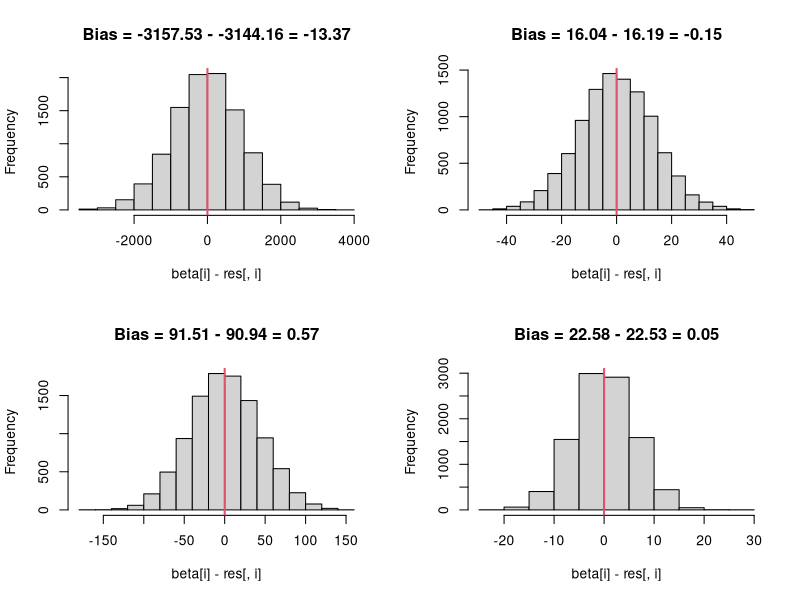
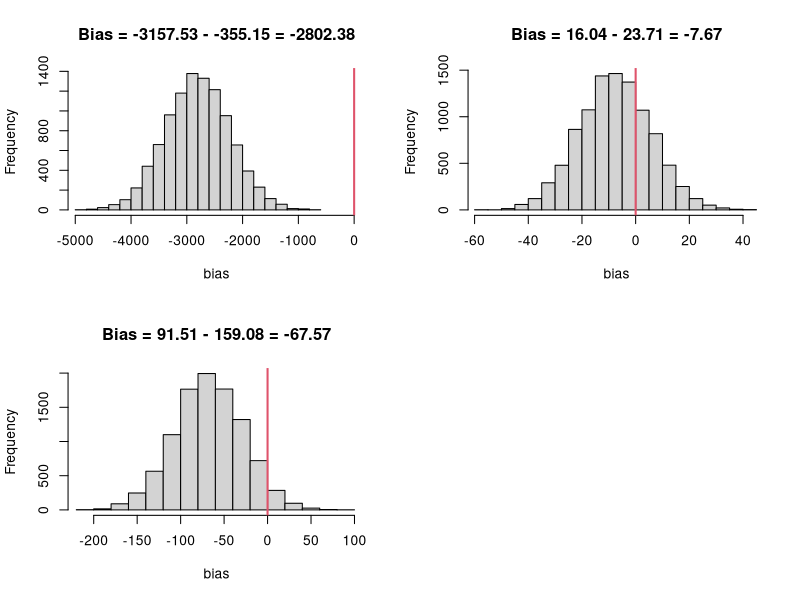
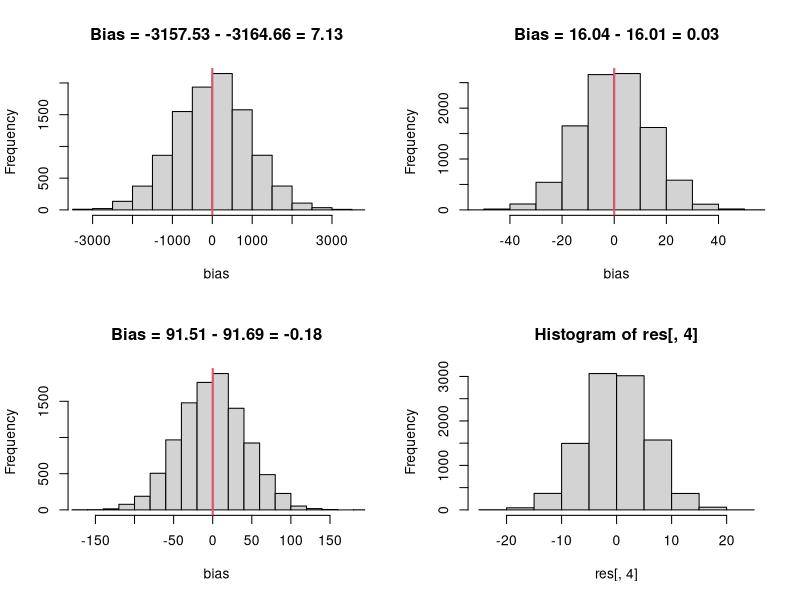
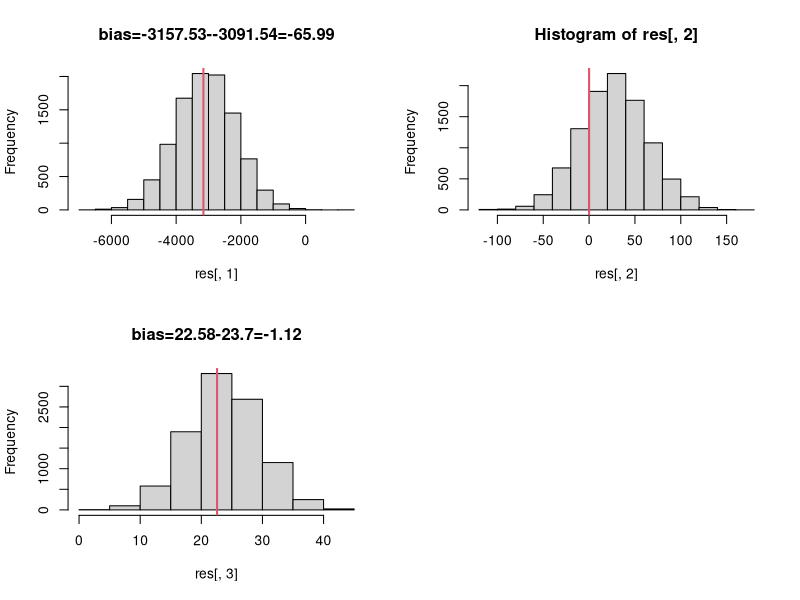

The R source for these figures, in order:
## ---- chunk 1
library(palmerpenguins)
## Remove NAs and take continuous variables
penguins <- subset(penguins, species == "Chinstrap")
peng <- penguins[complete.cases(penguins), c(3, 4, 5, 6)]
## Standardize the x values
#peng[, 1:3] <- apply(peng[, 1:3], 2, scale)
head(peng)
## ---- chunk 2
penglm <- lm(body_mass_g ~ ., data = peng)
beta <- coef(penglm)
sigma <- summary(penglm)$sigma

beta
sigma
## ---- chunk 3
X <- cbind(1, as.matrix(peng[, 1:3]))
n <- nrow(X)
body_mass_g <- X %*% beta + rnorm(n, 0, sigma)

unname(beta)
unname(coef(lm(body_mass_g ~ -1 + X)))
unname(coef(lm(body_mass_g ~ X[, -1])))
## ---- chunk 4
res <- matrix(ncol = 4, nrow = 0)
for (i in 1:10000) {
    body_mass_g <- X %*% beta + rnorm(n, 0, sigma)
    right_lm <- lm(body_mass_g ~ -1 + X)
    res <- rbind(res, unname(coef(right_lm)))
}

dim(res)
## ---- chunk 5
par(mfrow = c(2, 2))
for(i in 1:4) {
    hist(beta[i] - res[, i], 
        main =paste0("Bias = ",round(beta[i], 2), " - ", 
            round(mean(res[, i]), 2), " = ", 
            round(beta[i] - mean(res[, i]), 2)))
    abline(v = 0, col = 2, lwd = 2)
}
## ---- chunk 6
res_reduced <- matrix(ncol = 3, nrow = 0)
X_reduced <- X[, 1:3] # Still includes column of 1s
beta_reduced <- beta[1:3]
for (i in 1:10000) {
    # Simulate from the correct model
    body_mass_g <- X %*% beta + rnorm(n, 0, sigma)
    # Only estimate beta 0-3 (not beta4)
    wrong_lm <- lm(body_mass_g ~ -1 + X_reduced)
    res_reduced <- rbind(res_reduced, unname(coef(wrong_lm)))
}

dim(res_reduced)
## ---- chunk 7
par(mfrow = c(2, 2))
for(i in 1:3) {
    bias <- beta[i] - res_reduced[, i]
    hist(bias, 
        main =paste0("Bias = ",round(beta[i], 2), " - ", 
            round(mean(res_reduced[, i]), 2), " = ", 
            round(mean(bias), 2)),
        xlim = range(0, bias))
    abline(v = 0, col = 2, lwd = 2)
}
## ---- chunk 8
res <- matrix(ncol = 4, nrow = 0)
X_reduced <- X[, 1:3] # Still includes column of 1s
beta_reduced <- beta[1:3]
for (i in 1:10000) {
    # Simulate from the correct (smaller) model
    body_mass_g <- X_reduced %*% beta_reduced + rnorm(n, 0, sigma)
    # Estimate the wrong model
    wrong_lm <- lm(body_mass_g ~ -1 + X)
    res <- rbind(res, unname(coef(wrong_lm)))

}

par(mfrow = c(2, 2))
for(i in 1:3) {
    bias <- beta_reduced[i] - res[, i]
    hist(bias, 
        main =paste0("Bias = ",round(beta[i], 2), " - ", 
            round(mean(res[, i]), 2), " = ", 
            round(mean(bias), 2)),
        xlim = range(0, bias))
    abline(v = 0, col = 2, lwd = 2)
}
## ---- chunk 9
hist(res[, 4])
## ---- chunk 10
cor(X[, -1]) # correlation matrix, without column of 1s
## ---- chunk 11
print(beta)
print(head(X))
## ---- chunk 12
res <- matrix(ncol = 3, nrow = 0)
beta_fewmany <- beta
beta_fewmany[3] <- 0 # True coefficient for depth is 0, length != 0
X_fewmany <- X[, c(1, 3, 4)] # estimating depth, not length

for (i in 1:10000) {
    # Simulate from the correct (smaller) model
    body_mass_g <- X %*% beta_fewmany + rnorm(n, 0, sigma)
    # Estimate the wrong model
    wrong_lm <- lm(body_mass_g ~ -1 + X_fewmany)
    res <- rbind(res, unname(coef(wrong_lm)))

}

par(mfrow = c(2, 2))
hist(res[, 1],
    main = paste0("bias=", round(beta[1], 2),
        "-", round(mean(res[, 1]), 2),
        "=", round(beta[1] - mean(res[, 1]), 2)))
abline(v = beta[1], col = 2, lwd = 2)

hist(res[, 2])
abline(v = 0, col = 2, lwd = 2)

hist(res[, 3],
    main = paste0("bias=", round(beta[4], 2),
        "-", round(mean(res[, 3]), 2),
        "=", round(beta[4] - mean(res[, 3]), 2)))
abline(v = beta[4], col = 2, lwd = 2)
